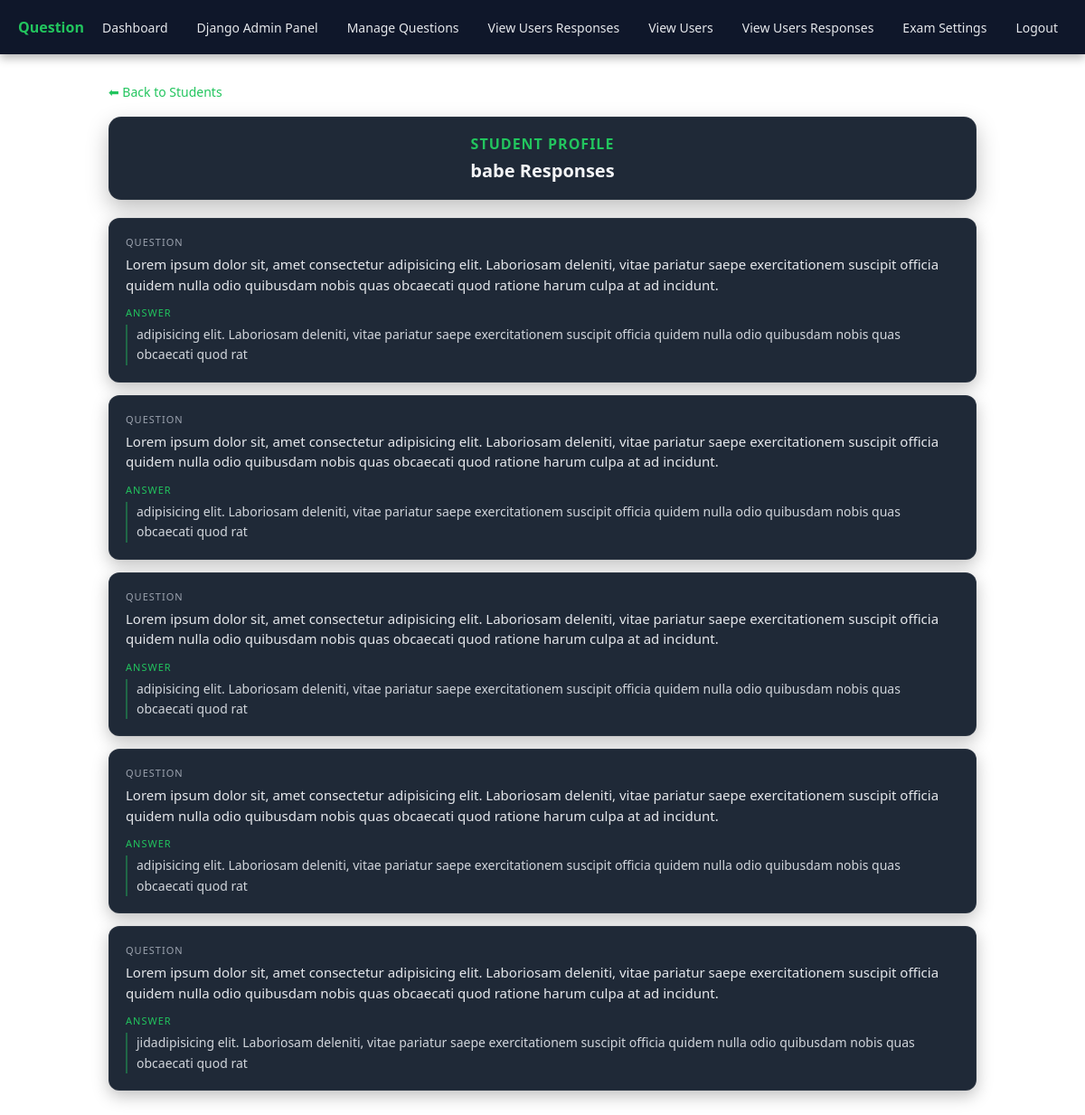
The page /assessment/admin/users/3/ (signed in) on the database as committed earlier.
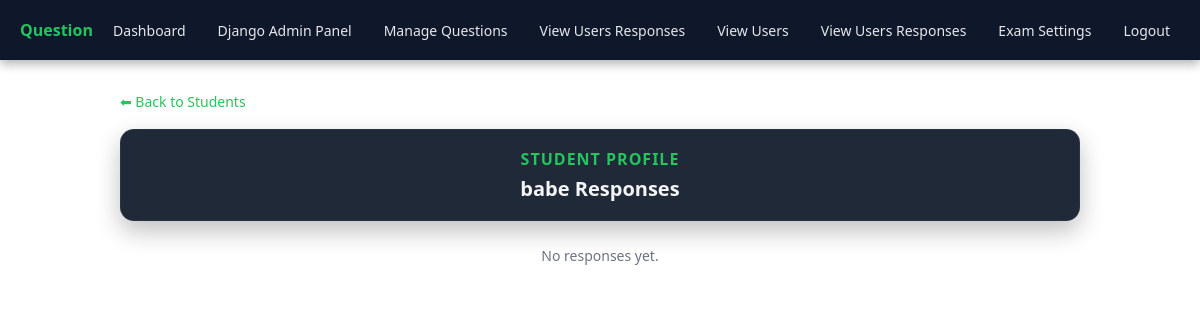
The same page on the database as committed later.
### assessment/models.py (models this page shows, shortened)
class StudentAnswer(models.Model):
    student = models.ForeignKey(
        User,
        on_delete=models.CASCADE
    )
    question = models.ForeignKey(
        Question,
        on_delete=models.CASCADE
    )
    answer = models.TextField()
    submitted_at = models.DateTimeField(
        auto_now_add=True
    )

class Question(models.Model):
    question_text = models.TextField()
    created_at = models.DateTimeField(
        auto_now_add=True
    )

### assessment/decorators.py (the view)
    def wrapper(request, *args, **kwargs):
        if not request.user.is_authenticated:
            return HttpResponseForbidden("Not allowed")
        if not request.user.is_superuser:
            return HttpResponseForbidden("Admins only")
        return view_func(request, *args, **kwargs)

### assessment/views.py (called while the page is built)
@admin_only
def user_responses(request, user_id):
    user = get_object_or_404(User, id=user_id)
    answers = StudentAnswer.objects.filter(
        student=user
    ).select_related("question").order_by("-submitted_at")
    return render(request, "admin/user_responses.html", {
        "user": user,
        "answers": answers
    })

### templates/admin/user_responses.html (shortened to what this page needs)
{% extends 'base.html' %}
{% block content %}
<div class="user-response-page">
    <a class="user-response-page__back" href="/assessment/admin/users/">
        ⬅ Back to Students
    </a>
    <div class="user-response-page__header">
        <div class="user-response-page__username">
            Student Profile
        </div>
        <div class="user-response-page__title">
            {{ user.username }} Responses
        </div>
    </div>
    {% for a in answers %}
        <div class="user-response-page__card">
            <div class="user-response-page__q-label">Question</div>
            <div class="user-response-page__question">
                {{ a.question.question_text }}
            </div>
            <div class="user-response-page__a-label">Answer</div>
            <div class="user-response-page__answer">
                {{ a.answer }}
            </div>
        </div>
    {% empty %}
        <p class="user-response-page__empty">No responses yet.</p>
    {% endfor %}
</div>
{% endblock %}

Rows that differ between the two databases and show on the page:
removed StudentAnswer: question.question_text "Lorem ipsum dolor sit, amet consectetur adipisicing elit. Laboriosam deleniti, vitae pariatur saepe exercitationem suscipit officia quidem nulla odio quibusdam nobis quas obcaecati quod ratione harum culpa at ad incidunt.", answer "adipisicing elit. Laboriosam deleniti, vitae pariatur saepe exercitationem suscipit officia quidem nulla odio quibusdam nobis quas obcaecati quod rat"
removed StudentAnswer: question.question_text "Lorem ipsum dolor sit, amet consectetur adipisicing elit. Laboriosam deleniti, vitae pariatur saepe exercitationem suscipit officia quidem nulla odio quibusdam nobis quas obcaecati quod ratione harum culpa at ad incidunt.", answer "adipisicing elit. Laboriosam deleniti, vitae pariatur saepe exercitationem suscipit officia quidem nulla odio quibusdam nobis quas obcaecati quod rat"
removed StudentAnswer: question.question_text "Lorem ipsum dolor sit, amet consectetur adipisicing elit. Laboriosam deleniti, vitae pariatur saepe exercitationem suscipit officia quidem nulla odio quibusdam nobis quas obcaecati quod ratione harum culpa at ad incidunt.", answer "adipisicing elit. Laboriosam deleniti, vitae pariatur saepe exercitationem suscipit officia quidem nulla odio quibusdam nobis quas obcaecati quod rat"
removed StudentAnswer: question.question_text "Lorem ipsum dolor sit, amet consectetur adipisicing elit. Laboriosam deleniti, vitae pariatur saepe exercitationem suscipit officia quidem nulla odio quibusdam nobis quas obcaecati quod ratione harum culpa at ad incidunt.", answer "adipisicing elit. Laboriosam deleniti, vitae pariatur saepe exercitationem suscipit officia quidem nulla odio quibusdam nobis quas obcaecati quod rat"
removed StudentAnswer: question.question_text "Lorem ipsum dolor sit, amet consectetur adipisicing elit. Laboriosam deleniti, vitae pariatur saepe exercitationem suscipit officia quidem nulla odio quibusdam nobis quas obcaecati quod ratione harum culpa at ad incidunt.", answer "jidadipisicing elit. Laboriosam deleniti, vitae pariatur saepe exercitationem suscipit officia quidem nulla odio quibusdam nobis quas obcaecati quod rat"
Other text that changed with them:
text now shown: "No responses yet."
